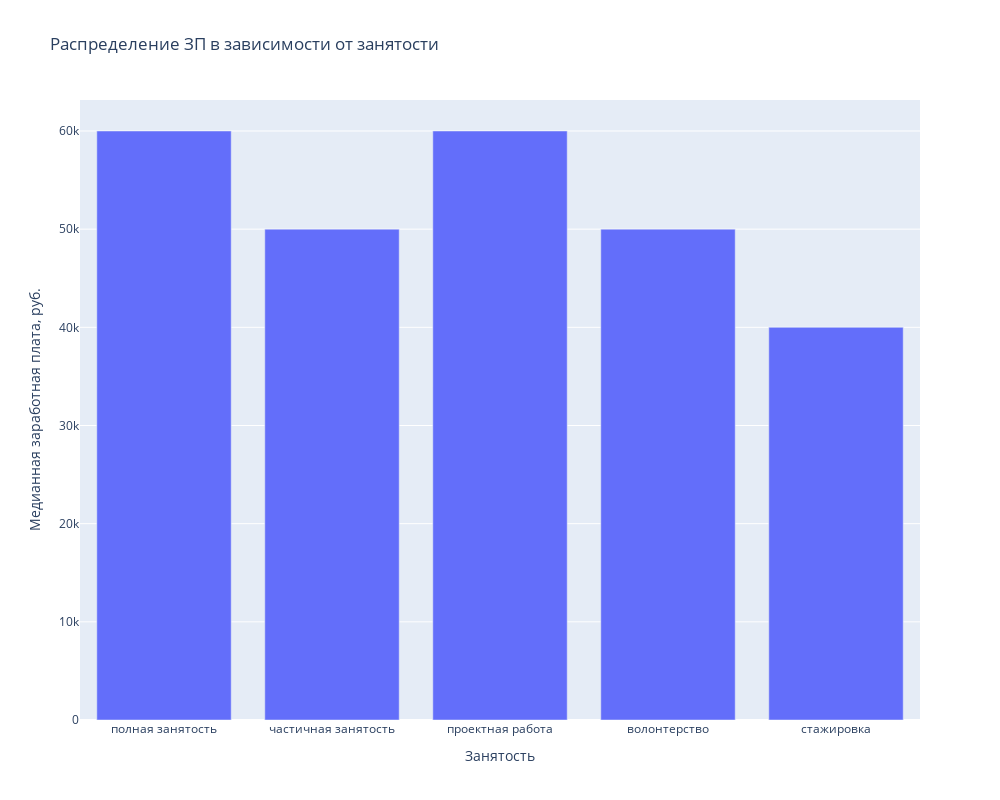
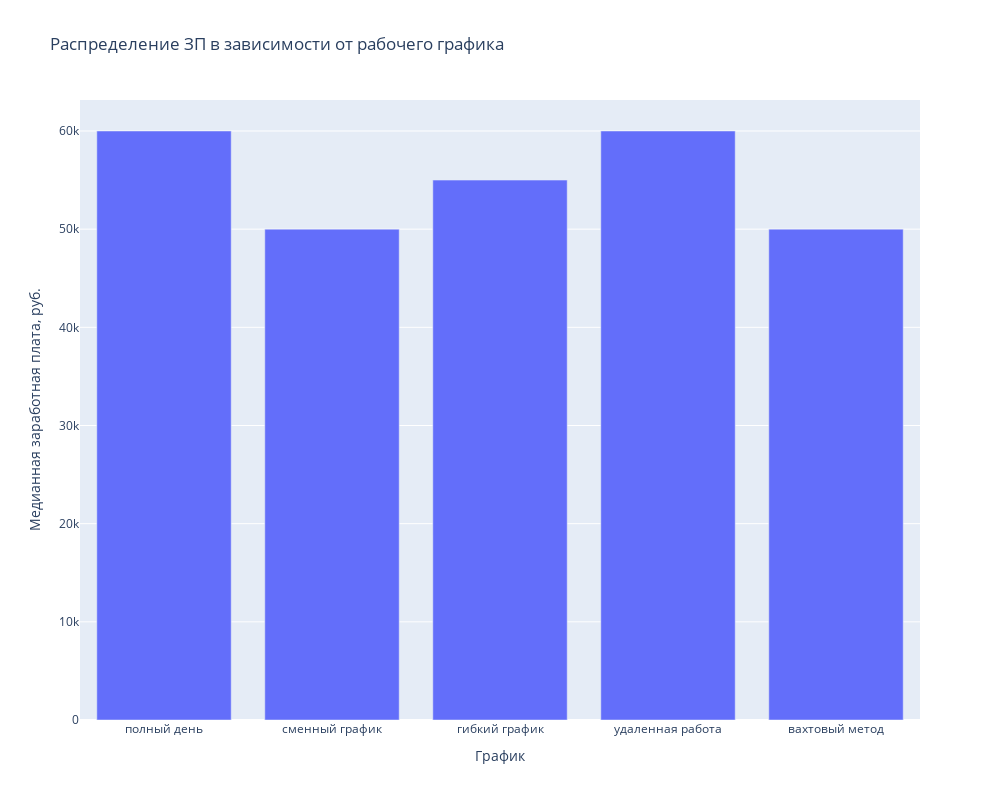

Notebook code for these charts, in order:
### Markdown cell above
### Построим диаграммы, показывающие связь между медианной заработной платой соискателя, занятостью и графиком работы.

### Code cell
# Группируем ЗП в зависимости от занятости и находим медиану
employment_data = pd.Series(
    {
        emp: resume_data[resume_data[emp] & mask1]['ЗП (руб)'].median() for emp in employmentLst
    }
)

fig = px.bar(
    employment_data,
    x=employment_data.index,
    y=employment_data,
    width=1000,
    height=800,
    title='Распределение ЗП в зависимости от занятости'
)

fig.update_layout(
    yaxis_title='Медианная заработная плата, руб.',
    xaxis_title='Занятость'
)

fig.show()
# fig.write_html('plotly/SalaryDependEmployment.html')

# Группируем ЗП в зависимости от графика и находим медиану
schedule_data = pd.Series(
    {
        sched: resume_data[resume_data[sched] & mask1]['ЗП (руб)'].median() for sched in scheduleLst
    }
)

fig1 = px.bar(
    schedule_data,
    x=schedule_data.index,
    y=schedule_data,
    width=1000,
    height=800,
    title='Распределение ЗП в зависимости от рабочего графика'
)

fig1.update_layout(
    yaxis_title='Медианная заработная плата, руб.',
    xaxis_title='График'
)

fig1.show()
# fig1.write_html('plotly/SalaryDependSchedule.html')

### Figure 1 — Plotly figure (JSON) as saved in the notebook; plotly's stock layout.template omitted (floating-point values rounded to 4 significant figures)
{"data": [{"alignmentgroup": "True", "hovertemplate": "index=%{x}<br>y=%{y}<extra></extra>", "legendgroup": "", "marker": {"color": "#636efa", "pattern": {"shape": ""}}, "name": "", "offsetgroup": "", "orientation": "v", "showlegend": false, "textposition": "auto", "type": "bar", "x": ["полная занятость", "частичная занятость", "проектная работа", "волонтерство", "стажировка"], "xaxis": "x", "y": [60000, 50000, 60000, 50000, 40000], "yaxis": "y"}], "layout": {"barmode": "relative", "height": 800, "legend": {"tracegroupgap": 0}, "title": {"text": "Распределение ЗП в зависимости от занятости"}, "width": 1000, "xaxis": {"anchor": "y", "domain": [0, 1], "title": {"text": "Занятость"}}, "yaxis": {"anchor": "x", "domain": [0, 1], "title": {"text": "Медианная заработная плата, руб."}}}}

### Figure 2 — Plotly figure (JSON) as saved in the notebook; plotly's stock layout.template omitted (floating-point values rounded to 4 significant figures)
{"data": [{"alignmentgroup": "True", "hovertemplate": "index=%{x}<br>y=%{y}<extra></extra>", "legendgroup": "", "marker": {"color": "#636efa", "pattern": {"shape": ""}}, "name": "", "offsetgroup": "", "orientation": "v", "showlegend": false, "textposition": "auto", "type": "bar", "x": ["полный день", "сменный график", "гибкий график", "удаленная работа", "вахтовый метод"], "xaxis": "x", "y": [60000, 50000, 55000, 60000, 50000], "yaxis": "y"}], "layout": {"barmode": "relative", "height": 800, "legend": {"tracegroupgap": 0}, "title": {"text": "Распределение ЗП в зависимости от рабочего графика"}, "width": 1000, "xaxis": {"anchor": "y", "domain": [0, 1], "title": {"text": "График"}}, "yaxis": {"anchor": "x", "domain": [0, 1], "title": {"text": "Медианная заработная плата, руб."}}}}
